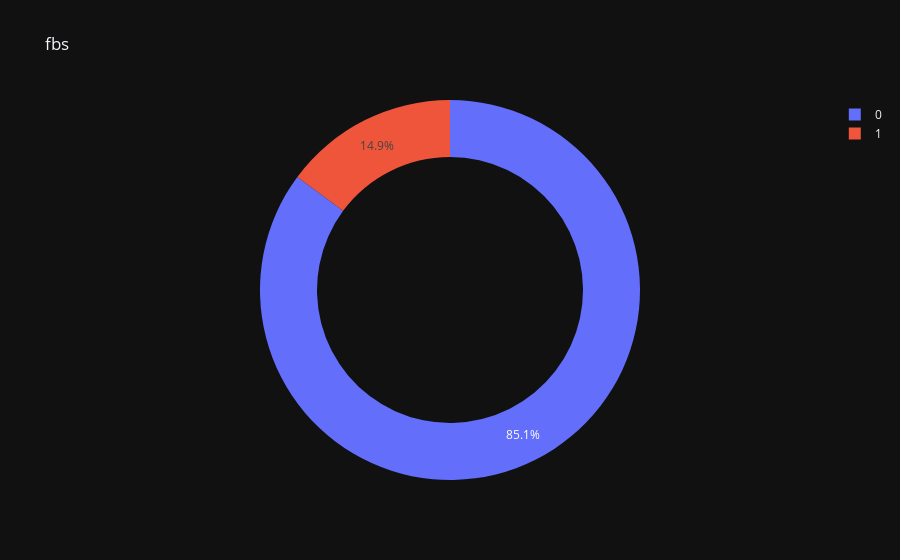

The notebook cell this image was saved under:
### Code cell
#Pie plots 
for col in class_cols[2:]:
    ax=px.pie(data1, names= col ,template= "plotly_dark",title=col,hole=0.7)
    ax.show()
    
#Swarm Plots
for col in class_cols[2:]:
    sns.catplot(kind="swarm", data=data1, x=col, y="age", palette="inferno", hue="sex")
plt.show()
    
# fig, ax1 = plt.subplots(4,2, figsize=(15,22.5))
# k = 0
# for i in range(4):
#     for j in range(2):
#         sns.boxplot(data=data1,x=class_cols[k],y="age",palette="autumn",hue="sex",saturation=1,ax=ax1[i][j])
#         k+=1
# plt.tight_layout()
# plt.show()

### Figure 1 — Plotly figure (JSON) as saved in the notebook; plotly's stock layout.template omitted (floating-point values rounded to 4 significant figures; data arrays with more than 128 entries replaced by an {"elided": "..."} marker saying what was removed)
{"data": [{"domain": {"x": [0, 1], "y": [0, 1]}, "hole": 0.7, "hovertemplate": "fbs=%{label}<extra></extra>", "labels": {"elided": "303 int values"}, "legendgroup": "", "name": "", "showlegend": true, "type": "pie"}], "layout": {"legend": {"tracegroupgap": 0}, "title": {"text": "fbs"}}}
